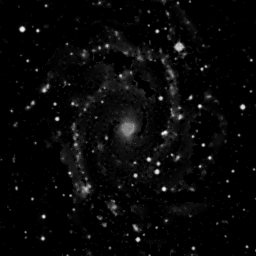
%> input picture Landweber/Ques1 /ngc_atrou.gif, 256 x 256 px
$ octave demo_deconv_nonneg.m   (GNU Octave 9; MATLAB toolbox functions it lacks are replaced by stand-ins)
%> lines starting %> are read from the running program, lines starting %| are printed output that depends on the picture
### Landweber/Ques1 /deconv_landweber1.m
% Matrix free method
function [x_deconv_LW, J1] = deconv_landweber1(y, h, lambda, Nit)
N = 256;
H = @(x) conv(h,x);
Ht = @(y) convt(h,y);                              % H : convolution matrix
e = ones(N, 1);
D = spdiags([e -2*e e], 0:2, N-2, N);

alpha = 1;
beta=max(eig(D'*D));

J1 = zeros(1, Nit); % Objective function
x_deconv_LW = 0*Ht(y); % Initialize x
T = lambda/(2*(alpha+lambda*beta));
for k = 1:Nit
Hx = H(x_deconv_LW);
Dx= D*x_deconv_LW;
J1(k) = sum(abs(Hx(:)-y(:)).^2) + lambda*sum(abs(Dx(:)).^2);
x_deconv_LW = wthresh(x_deconv_LW*alpha + (Ht(y - Hx))/(alpha+lambda*beta),'s',T);
end

### Landweber/Ques1 /deconv_landweber_nonneg1.m
% Matrix free method
function [x_deconv_LW_NonNeg, J2] = deconv_landweber_nonneg1(y, h, lambda, Nit);
N = 256;
H = @(x) conv(h,x);
Ht = @(y) convt(h,y);                             % H : convolution matrix
e = ones(N, 1);
D = spdiags([e -2*e e], 0:2, N-2, N);

alpha = 1;
beta=max(eig(D'*D));

J2 = zeros(1, Nit); % Objective function
x_deconv_LW_NonNeg = 0*Ht(y); % Initialize x
T = lambda/(2*(alpha+lambda*beta));
for k = 1:Nit
Hx = H(x_deconv_LW_NonNeg);
Dx= D*x_deconv_LW_NonNeg;
J2(k) = sum(abs(Hx(:)-y(:)).^2) + lambda*sum(abs(Dx(:)).^2);
x_deconv_LW_NonNeg= wthresh(x_deconv_LW_NonNeg*alpha + (Ht(y - Hx))/(alpha+lambda*beta),'s',T);
x_deconv_LW_NonNeg(x_deconv_LW_NonNeg<0)=0;
end

### Landweber/Ques1 /convt.m
function f = convt(h, g)
% f = convt(h, g);
% Transpose convolution: f = H' g

Nh = length(h);
Ng = length(g);
f = conv(h(Nh:-1:1), g);
f = f(Nh:Ng);
end

### Landweber/Ques1 /demo_deconv_nonneg.m

clear

v = imread('ngc_atrou.gif');    % Astronomical image from Jean Luc Starck
%> v: size 256x256 uint8; min 0, max 240, mean 8.4
v = double(v);                  % Convert from 8-bit integer to floating point
%> v: size 256x256 double

figure(1), clf
imagesc(v)
title('Astronomical image');
axis image
colormap(gray)

x = v(190, :);
%> x = 256 values, max 238 at index 165, min 0 at index 1, mean 16.73
N = length(x);
%> N = 256

M = 5;
h = ones(1, M)/M;

y = conv(h, x);
%> y = 260 values, max 181.2 at index 167, min 0 at index 1, mean 16.47
y = y + 1.0 * randn(size(y));

y=y';
%> y = 260 values, max 182.5 at index 167, min -3.29 at index 248, mean 16.49
h=h';
x_deconv = deconv(y, h);
%> x_deconv = 256 values, max 345.4 at index 164, min -119.5 at index 248, mean 16.69

lam = 0.05;
Nit = 50;
[x_deconv_LW, J1] = deconv_landweber1(y, h, lam, Nit);
%> in deconv_landweber1, `x_deconv_LW = 0*Ht(y);`: x_deconv_LW = 256 values from 0 to 0
%> after the loop in deconv_landweber1, `for k = 1:Nit`: J1 = 50 values, max 355687.2 at index 1, min 1829.7 at index 17, mean 12164.4; x_deconv_LW = 256 values, max 227.7 at index 165, min -14.68 at index 12, mean 16.74
[x_deconv_LW_NonNeg, J2] = deconv_landweber_nonneg1(y, h, lam, Nit);
%> in deconv_landweber_nonneg1, `x_deconv_LW_NonNeg = 0*Ht(y);`: x_deconv_LW_NonNeg = 256 values from 0 to 0
%> after the loop in deconv_landweber_nonneg1, `for k = 1:Nit`: J2 = 50 values, max 355687.2 at index 1, min 1916.6 at index 18, mean 12206.8; x_deconv_LW_NonNeg = 256 values, max 228.4 at index 165, min 0 at index 1, mean 16.88


figure(2), clf
subplot(4, 2, 1)
imagesc(v)
axis image off
colormap(gray)
title('Astronomical image')

subplot(4, 2, 2)
plot(x)
xlim([0 N])
ylim([-20 250])
title('Row 100 (All pixels non-negative)')

subplot(4, 2, 3)
plot(y)
title('Convolution + noise')
xlim([0 N])
ylim([-20 250])

subplot(4, 2, 4)
plot(x_deconv)
xlim([0 N])
ylim([-20 250])
title('MATLAB deconv function')

subplot(4, 2, 5)
plot(x_deconv_LW)
xlim([0 N])
ylim([-20 250])
title('Landweber deconvolution')

subplot(4, 2, 6)
  plot(x_deconv_LW_NonNeg)
xlim([0 N])
ylim([-20 250])
title('Landweber deconv with non-negativity')
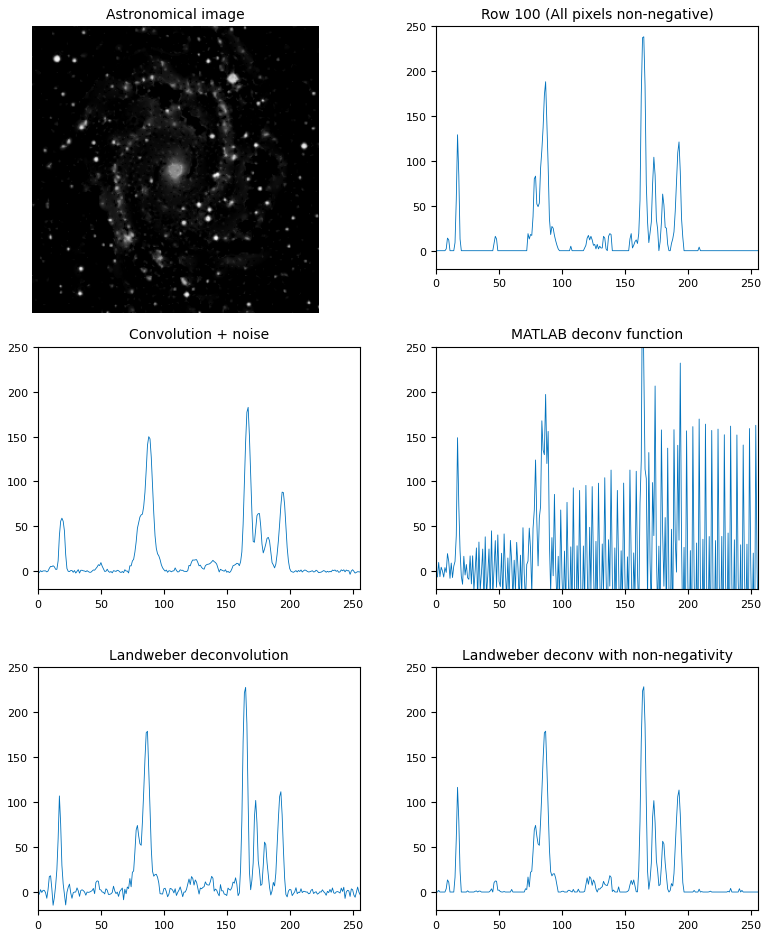
%> figure redrawn from the program's plot data, 6 panels
%
orient tall
print -dpdf demo_deconv_nonneg1

figure, subplot(2,1,1),plot(J1),title('Cost function from deconv landweber');
 subplot(2,1,2),plot(J2),title('Cost function from deconv landweber nonneg');
%> after `title('Cost function from deconv landweber nonneg')`:
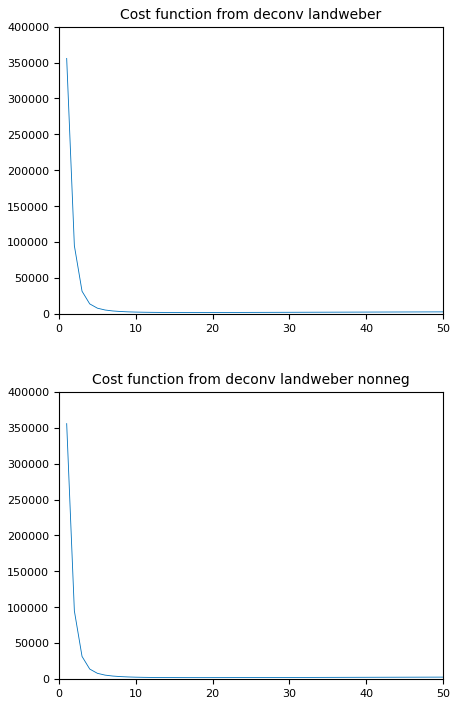
%> figure redrawn from the program's plot data, 2 panels; panel 1: curve peaks at x = 1, y = 355687.2
